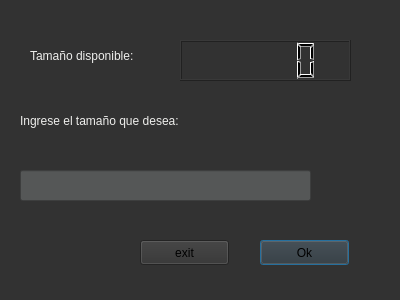
<?xml version="1.0" encoding="UTF-8"?>
<ui version="4.0">
 <class>MosaicoForm</class>
 <widget class="QDialog" name="MosaicoForm">
  <property name="geometry">
   <rect>
    <x>0</x>
    <y>0</y>
    <width>400</width>
    <height>300</height>
   </rect>
  </property>
  <property name="windowTitle">
   <string>Dialog</string>
  </property>
  <property name="styleSheet">
   <string notr="true">background-color: rgb(50, 50, 50);</string>
  </property>
  <widget class="QLabel" name="label">
   <property name="geometry">
    <rect>
     <x>30</x>
     <y>30</y>
     <width>141</width>
     <height>51</height>
    </rect>
   </property>
   <property name="styleSheet">
    <string notr="true">color: rgb(238, 238, 236);</string>
   </property>
   <property name="text">
    <string>Tamaño disponible:</string>
   </property>
  </widget>
  <widget class="QLabel" name="label_2">
   <property name="geometry">
    <rect>
     <x>20</x>
     <y>100</y>
     <width>221</width>
     <height>41</height>
    </rect>
   </property>
   <property name="styleSheet">
    <string notr="true">color: rgb(238, 238, 236);</string>
   </property>
   <property name="text">
    <string>Ingrese el tamaño que desea:</string>
   </property>
  </widget>
  <widget class="QLineEdit" name="lineEdit">
   <property name="geometry">
    <rect>
     <x>20</x>
     <y>170</y>
     <width>291</width>
     <height>31</height>
    </rect>
   </property>
   <property name="styleSheet">
    <string notr="true">background-color: rgb(85, 87, 87);</string>
   </property>
  </widget>
  <widget class="QLCDNumber" name="lcdNumber">
   <property name="geometry">
    <rect>
     <x>180</x>
     <y>40</y>
     <width>171</width>
     <height>41</height>
    </rect>
   </property>
  </widget>
  <widget class="QPushButton" name="pushButton">
   <property name="geometry">
    <rect>
     <x>260</x>
     <y>240</y>
     <width>89</width>
     <height>25</height>
    </rect>
   </property>
   <property name="text">
    <string>Ok</string>
   </property>
  </widget>
  <widget class="QPushButton" name="pushButton_2">
   <property name="geometry">
    <rect>
     <x>140</x>
     <y>240</y>
     <width>89</width>
     <height>25</height>
    </rect>
   </property>
   <property name="text">
    <string>exit</string>
   </property>
  </widget>
 </widget>
 <resources/>
 <connections/>
</ui>
